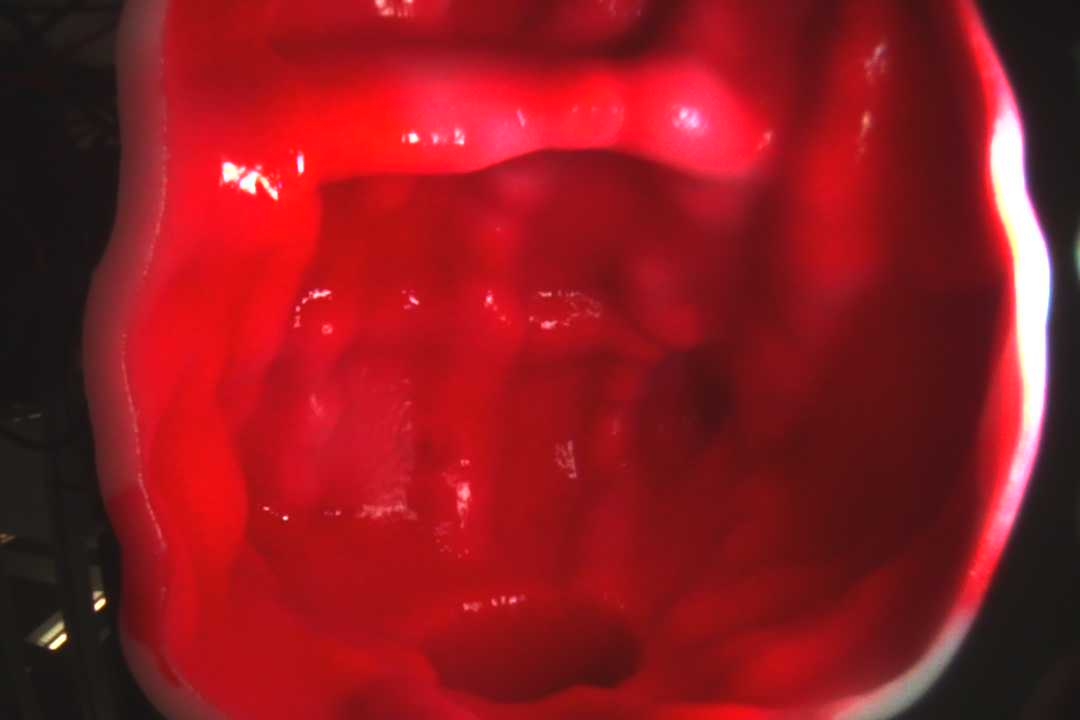
#> input picture samplePhoto2/1.jpg, 1080 x 720 px; its folder holds only this picture in this run
$ python compare_unity_vs_original.py
#> lines starting #> are read from the running program, lines starting #| are printed output that depends on the picture
"""
Pairwise compare original JPGs vs Unity-captured PNGs (aspect-preserving).

Outputs under ../compare_out/:
  - compare_{id}.png       : orig | unity | unity_rot180 | blend_rot180 | diff_rot180
  - compare_summary.csv    : metrics for rot0 / rot180 + best scale/shift
  - triage_all.png         : overview strip

How to read metrics:
  - higher edge_NCC after rot180  => systematic 180° orientation issue
  - best_scale far from 1.0       => FOV / focal length mismatch
  - large shift_frac              => XYZ / aim offset
  - low NCC even after warp       => big pose error or different content/lighting
"""

from __future__ import annotations

import csv
import math
from pathlib import Path

import numpy as np
from PIL import Image, ImageDraw, ImageFont

ROOT = Path(__file__).resolve().parent.parent
ORIG_DIR = ROOT / "samplePhoto2"
UNITY_DIR = ROOT / "Unity based on read transform"
OUT_DIR = ROOT / "compare_out"

# Keep 1080x720 aspect (3:2). Working size:
W, H = 540, 360
SCALE_MIN, SCALE_MAX, SCALE_STEPS = 0.65, 1.45, 33
IDS = list(range(1, 10))


def load_rgb(path: Path) -> Image.Image:
    return Image.open(path).convert("RGB").resize((W, H), Image.Resampling.BILINEAR)


def to_gray(img: Image.Image) -> np.ndarray:
    arr = np.asarray(img, dtype=np.float32)
    return 0.2989 * arr[..., 0] + 0.5870 * arr[..., 1] + 0.1140 * arr[..., 2]


def sobel_mag(g: np.ndarray) -> np.ndarray:
    # simple Sobel via numpy
    gx = np.zeros_like(g)
    gy = np.zeros_like(g)
    gx[:, 1:-1] = (g[:, 2:] - g[:, :-2]) * 0.5
    gy[1:-1, :] = (g[2:, :] - g[:-2, :]) * 0.5
    mag = np.sqrt(gx * gx + gy * gy)
    # mild blur via 3x3 mean
    k = np.array([1, 2, 1], dtype=np.float32)
    k = k / k.sum()
    tmp = np.pad(mag, ((0, 0), (1, 1)), mode="edge")
    tmp = tmp[:, 0:-2] * k[0] + tmp[:, 1:-1] * k[1] + tmp[:, 2:] * k[2]
    tmp = np.pad(tmp, ((1, 1), (0, 0)), mode="edge")
    out = tmp[0:-2, :] * k[0] + tmp[1:-1, :] * k[1] + tmp[2:, :] * k[2]
    return out


def zscore(a: np.ndarray) -> np.ndarray:
    m = float(a.mean())
    s = float(a.std())
    if s < 1e-6:
        return a * 0.0
    return (a - m) / s


def ncc(a: np.ndarray, b: np.ndarray) -> float:
    aa = zscore(a).ravel()
    bb = zscore(b).ravel()
    return float(np.dot(aa, bb) / aa.size)


def fft_ncc_best_shift(ref: np.ndarray, mov: np.ndarray) -> tuple[float, int, int]:
    r = zscore(ref)
    m = zscore(mov)
    corr = np.fft.ifft2(np.fft.fft2(r) * np.conj(np.fft.fft2(m))).real
    corr /= r.size
    iy, ix = np.unravel_index(int(np.argmax(corr)), corr.shape)
    h, w = corr.shape
    dy = iy if iy <= h // 2 else iy - h
    dx = ix if ix <= w // 2 else ix - w
    return float(corr[iy, ix]), int(dy), int(dx)


def apply_scale(g: np.ndarray, scale: float) -> np.ndarray:
    h, w = g.shape
    nh, nw = max(1, int(round(h * scale))), max(1, int(round(w * scale)))
    pil = Image.fromarray(np.clip(g * (255.0 / (g.max() + 1e-6)), 0, 255).astype(np.uint8), mode="L")
    pil = pil.resize((nw, nh), Image.Resampling.BILINEAR)
    canvas = Image.new("L", (w, h), 0)
    canvas.paste(pil, ((w - nw) // 2, (h - nh) // 2))
    return np.asarray(canvas, dtype=np.float32)


def search_scale_shift(ref_e: np.ndarray, mov_e: np.ndarray) -> dict:
    best = {"ncc": -1e9, "scale": 1.0, "dy": 0, "dx": 0}
    for s in np.linspace(SCALE_MIN, SCALE_MAX, SCALE_STEPS):
        mov_s = apply_scale(mov_e, float(s))
        score, dy, dx = fft_ncc_best_shift(ref_e, mov_s)
        if score > best["ncc"]:
            best = {"ncc": score, "scale": float(s), "dy": dy, "dx": dx}
    best["ncc_no_warp"] = ncc(ref_e, mov_e)
    return best


def rot180(img: Image.Image) -> Image.Image:
    return img.rotate(180)


def shift_rgb(img: Image.Image, dx: int, dy: int) -> Image.Image:
    w, h = img.size
    out = Image.new("RGB", (w, h), (0, 0, 0))
    out.paste(img, (dx, dy))
    return out


def scale_rgb(img: Image.Image, scale: float) -> Image.Image:
    w, h = img.size
    nw, nh = max(1, int(round(w * scale))), max(1, int(round(h * scale)))
    resized = img.resize((nw, nh), Image.Resampling.BILINEAR)
    canvas = Image.new("RGB", (w, h), (0, 0, 0))
    canvas.paste(resized, ((w - nw) // 2, (h - nh) // 2))
    return canvas


def font(size: int = 14):
    try:
        return ImageFont.truetype("arial.ttf", size)
    except OSError:
        return ImageFont.load_default()


def make_panel(i: int, orig: Image.Image, unity: Image.Image, m0: dict, m180: dict) -> Image.Image:
    gap = 6
    header = 48
    footer = 78
    cols = 5
    canvas = Image.new("RGB", (cols * W + (cols + 1) * gap, header + H + footer), (22, 22, 22))
    draw = ImageDraw.Draw(canvas)
    f, fs = font(15), font(12)
    draw.text((gap, 10), f"pair {i}: original vs Unity (edge-NCC triage)", fill=(240, 240, 240), font=f)

    u180 = rot180(unity)
    u180_aligned = shift_rgb(scale_rgb(u180, m180["scale"]), m180["dx"], m180["dy"])

    o = np.asarray(orig, dtype=np.float32)
    u = np.asarray(u180_aligned, dtype=np.float32)
    blend = np.clip(0.5 * o + 0.5 * u, 0, 255).astype(np.uint8)
    diff = np.clip(np.abs(o - u), 0, 255).astype(np.uint8)

    tiles = [
        (orig, "original"),
        (unity, "unity raw"),
        (u180, "unity rot180"),
        (Image.fromarray(blend), "blend @rot180+warp"),
        (Image.fromarray(diff), "absdiff @rot180+warp"),
    ]
    y0 = header
    for c, (im, label) in enumerate(tiles):
        x = gap + c * (W + gap)
        canvas.paste(im, (x, y0))
        draw.text((x, y0 + H + 4), label, fill=(200, 200, 200), font=fs)

    line1 = (
        f"rot0:  edgeNCC={m0['ncc_no_warp']:.3f}  after_scale_shift={m0['ncc']:.3f}  "
        f"scale={m0['scale']:.3f}  shift=({m0['dx']},{m0['dy']})"
    )
    line2 = (
        f"rot180: edgeNCC={m180['ncc_no_warp']:.3f}  after_scale_shift={m180['ncc']:.3f}  "
        f"scale={m180['scale']:.3f}  shift=({m180['dx']},{m180['dy']})"
    )
    winner = "rot180" if m180["ncc"] >= m0["ncc"] else "rot0"
    line3 = f"winner_by_edgeNCC={winner}   |  scale~FOV proxy; shift~XYZ/aim; low NCC~pose/content mismatch"
    draw.text((gap, header + H + 28), line1, fill=(180, 220, 255), font=fs)
    draw.text((gap, header + H + 46), line2, fill=(255, 220, 140), font=fs)
    draw.text((gap, header + H + 64), line3, fill=(180, 255, 180), font=fs)
    return canvas


def classify(m0: dict, m180: dict) -> str:
    parts = []
    if m180["ncc"] > m0["ncc"] + 0.05:
        parts.append("prefers rot180 (orientation)")
    elif m0["ncc"] > m180["ncc"] + 0.05:
        parts.append("prefers rot0")
    else:
        parts.append("orient ambiguous")

    best = m180 if m180["ncc"] >= m0["ncc"] else m0
    if abs(best["scale"] - 1.0) > 0.08:
        parts.append(f"FOV-like scale={best['scale']:.2f}")
    shift = math.hypot(best["dx"], best["dy"]) / math.hypot(W, H)
    if shift > 0.04:
        parts.append(f"XYZ/aim shift={shift*100:.1f}%diag")
    if best["ncc"] < 0.20:
        parts.append("WEAK match even after warp")
    elif best["ncc"] > 0.45:
        parts.append("structure reasonably alignable")
    return "; ".join(parts)


def main() -> None:
    OUT_DIR.mkdir(parents=True, exist_ok=True)
    rows = []
    thumbs = []

    for i in IDS:
        op = ORIG_DIR / f"{i}.jpg"
        up = UNITY_DIR / f"{i}.png"
        if not op.exists() or not up.exists():
            print(f"skip {i}")
            continue

        orig = load_rgb(op)
        unity = load_rgb(up)
        ref_e = sobel_mag(to_gray(orig))
#> in sobel_mag, `gx = np.zeros_like(g)`: gx: shape (360, 540) float32; every value is 0
#> in sobel_mag, `gy[1:-1, :] = (g[2:, :] - g[:-2, :]) * 0.5`:
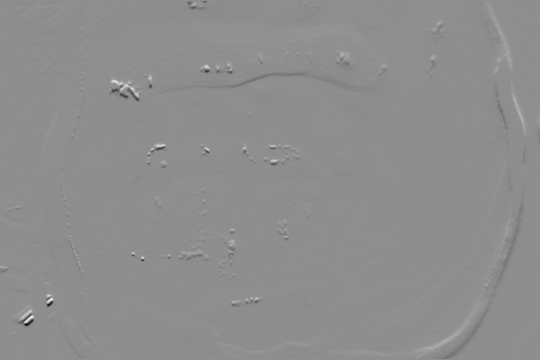
#> gy: shape (360, 540) float32; min -97.16, max 77.01, mean 0; drawn with min black and max white
        mov_e = sobel_mag(to_gray(unity))
        mov180_e = np.rot90(mov_e, 2)

        m0 = search_scale_shift(ref_e, mov_e)
#> the loop in search_scale_shift, `for s in np.linspace(SCALE_MIN, SCALE_MAX, SCALE_STEPS):` made 33 passes
#> (iy in fft_ncc_best_shift, ix in fft_ncc_best_shift, dy, dx, score, best) on passes 1 to 7: (345, 90, -15, 90, 0.259, {'ncc': 0.259, 'scale': 0.65, 'dy': -15, 'dx': 90}), (346, 83, -14, 83, 0.274, {'ncc': 0.274, 'scale': 0.675, 'dy': -14, 'dx': 83}), (351, 77, -9, 77, 0.281, {'ncc': 0.281, 'scale': 0.7, 'dy': -9, 'dx': 77}), (350, 70, -10, 70, 0.29, {'ncc': 0.29, 'scale': 0.725, 'dy': -10, 'dx': 70}), (350, 64, -10, 64, 0.307, {'ncc': 0.307, 'scale': 0.75, 'dy': -10, 'dx': 64}), (355, 58, -5, 58, 0.327, {'ncc': 0.327, 'scale': 0.775, 'dy': -5, 'dx': 58}), (0, 51, 0, 51, 0.351, {'ncc': 0.351, 'scale': 0.8, 'dy': 0, 'dx': 51})
#> (iy in fft_ncc_best_shift, ix in fft_ncc_best_shift, dy, dx, score) on passes 16 to 21: (0, 534, 0, -6, 0.645), (1, 528, 1, -12, 0.574), (6, 522, 6, -18, 0.385), (8, 516, 8, -24, 0.315), (16, 512, 16, -28, 0.244), (17, 525, 17, -15, 0.186)
#> m0 = {'ncc': 1, 'scale': 1, 'dy': 0, 'dx': 0, 'ncc_no_warp': 1}
        m180 = search_scale_shift(ref_e, mov180_e)
#> the loop in search_scale_shift (call 2), `for s in np.linspace(SCALE_MIN, SCALE_MAX, SCALE_STEPS):` made 33 passes
#> (iy in fft_ncc_best_shift, ix in fft_ncc_best_shift, dy, dx, score, best) on passes 1, 2, 5, 6, 7: (253, 395, -107, -145, 0.195, {'ncc': 0.195, 'scale': 0.65, 'dy': -107, 'dx': -145}), (252, 401, -108, -139, 0.206, {'ncc': 0.206, 'scale': 0.675, 'dy': -108, 'dx': -139}), (241, 419, -119, -121, 0.212, {'ncc': 0.212, 'scale': 0.75, 'dy': -119, 'dx': -121}), (241, 425, -119, -115, 0.223, {'ncc': 0.223, 'scale': 0.775, 'dy': -119, 'dx': -115}), (236, 431, -124, -109, 0.232, {'ncc': 0.232, 'scale': 0.8, 'dy': -124, 'dx': -109})
#> (iy in fft_ncc_best_shift, ix in fft_ncc_best_shift, dy, dx, score) on passes 3 to 4: (248, 407, -112, -133, 0.203), (244, 413, -116, -127, 0.205)
#> pass 1, in search_scale_shift (call 2), `mov_s = apply_scale(mov_e, float(s))`:
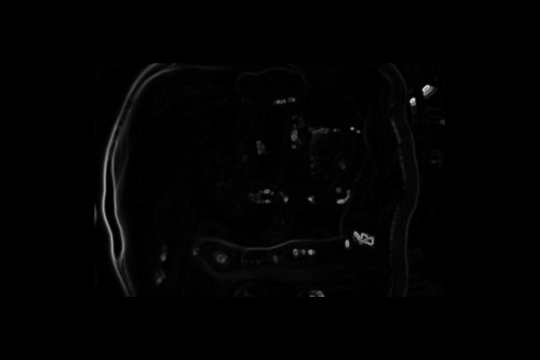
#> mov_s: shape (360, 540) float32; min 0, max 220, mean 2.4
        hint = classify(m0, m180)

        panel = make_panel(i, orig, unity, m0, m180)
#> in make_panel, `canvas = Image.new("RGB", (cols * W + (cols + 1) * gap, header + H + f..`: canvas: PIL image 2736x486 RGB; every value is 22
#> in rot180, `return img.rotate(180)`:
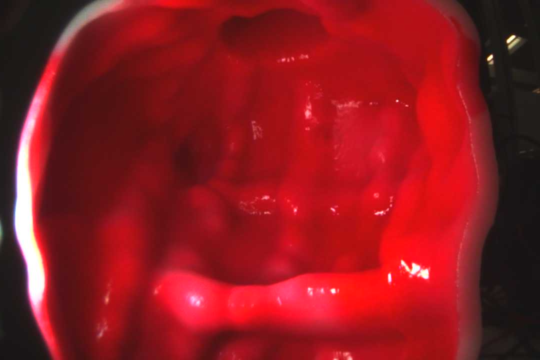
#> returned value: PIL image 540x360 RGB; mean R, G, B 141.8, 25.7, 31.8
#> in scale_rgb, `canvas = Image.new("RGB", (w, h), (0, 0, 0))`: canvas: PIL image 540x360 RGB; every value is 0
#> in shift_rgb, `out.paste(img, (dx, dy))`:
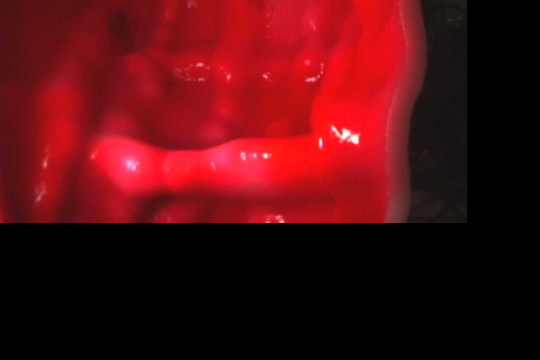
#> out: PIL image 540x360 RGB; mean R, G, B 82.1, 11.6, 15.8
#> in make_panel, `blend = np.clip(0.5 * o + 0.5 * u, 0, 255).astype(np.uint8)`:
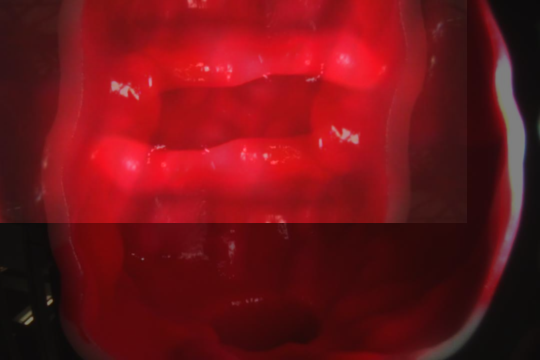
#> blend: shape (360, 540, 3); mean R, G, B 111.7, 18.4, 23.5
#> in make_panel, `diff = np.clip(np.abs(o - u), 0, 255).astype(np.uint8)`:
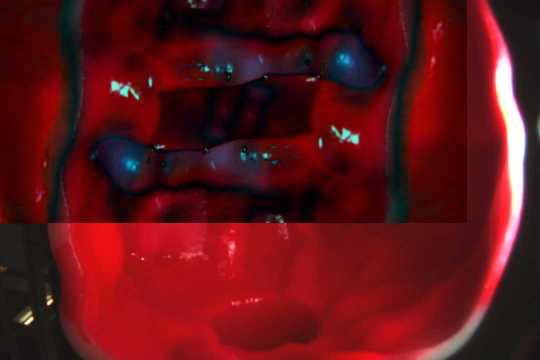
#> diff: shape (360, 540, 3); mean R, G, B 93.4, 19.4, 23.5
#> the loop in make_panel, `for c, (im, label) in enumerate(tiles):` made 5 passes
#> label on passes 1 to 5: 'original', 'unity raw', 'unity rot180', 'blend @rot180+warp', 'absdiff @rot180+warp'
        outp = OUT_DIR / f"compare_{i}.png"
        panel.save(outp)
        thumbs.append(panel.resize((panel.width // 2, panel.height // 2), Image.Resampling.BILINEAR))

        row = {
            "id": i,
            "edgeNCC_rot0": f"{m0['ncc_no_warp']:.4f}",
            "edgeNCC_rot180": f"{m180['ncc_no_warp']:.4f}",
            "warped_rot0": f"{m0['ncc']:.4f}",
            "warped_rot180": f"{m180['ncc']:.4f}",
            "scale_rot0": f"{m0['scale']:.4f}",
            "scale_rot180": f"{m180['scale']:.4f}",
            "dx_rot180": m180["dx"],
            "dy_rot180": m180["dy"],
            "shift_frac_rot180": f"{math.hypot(m180['dx'], m180['dy']) / math.hypot(W, H):.4f}",
            "winner": "rot180" if m180["ncc"] >= m0["ncc"] else "rot0",
            "hint": hint,
            "panel": outp.name,
        }
        rows.append(row)
        print(
            f"[{i}] rot0={m0['ncc']:.3f}@{m0['scale']:.2f}  "
            f"rot180={m180['ncc']:.3f}@{m180['scale']:.2f} "
            f"shift180=({m180['dx']},{m180['dy']})  | {hint}"
        )
#| [1] rot0=1.000@1.00  rot180=0.277@0.97 shift180=(-66,-132)  | prefers rot0; structure reasonably alignable

    summary = OUT_DIR / "compare_summary.csv"
    with summary.open("w", newline="", encoding="utf-8-sig") as f:
        w = csv.DictWriter(f, fieldnames=list(rows[0].keys()))
        w.writeheader()
        w.writerows(rows)

    if thumbs:
        triage = Image.new("RGB", (thumbs[0].width, sum(t.height for t in thumbs)), (0, 0, 0))
#> triage: PIL image 1368x243 RGB; every value is 0
        y = 0
        for t in thumbs:
            triage.paste(t, (0, y))
            y += t.height
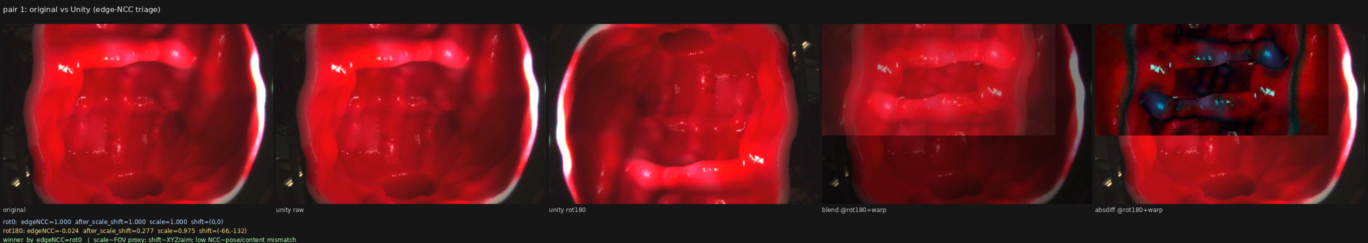
#> triage: PIL image 1368x243 RGB; mean R, G, B 98.9, 23.6, 27.6
        triage.save(OUT_DIR / "triage_all.png")

    scales = [float(r["scale_rot180"]) for r in rows]
    winners = [r["winner"] for r in rows]
    print("\n======== SUMMARY ========")
    print(f"panels: {OUT_DIR}")
    print(f"winner counts: {{{', '.join(f'{k}:{winners.count(k)}' for k in sorted(set(winners)))}}}")
    print(f"rot180 scale mean={np.mean(scales):.3f} std={np.std(scales):.3f}")
    print("Open compare_out/compare_*.png and compare_summary.csv to triage XYZ vs angle vs FOV.")


if __name__ == "__main__":
    main()
